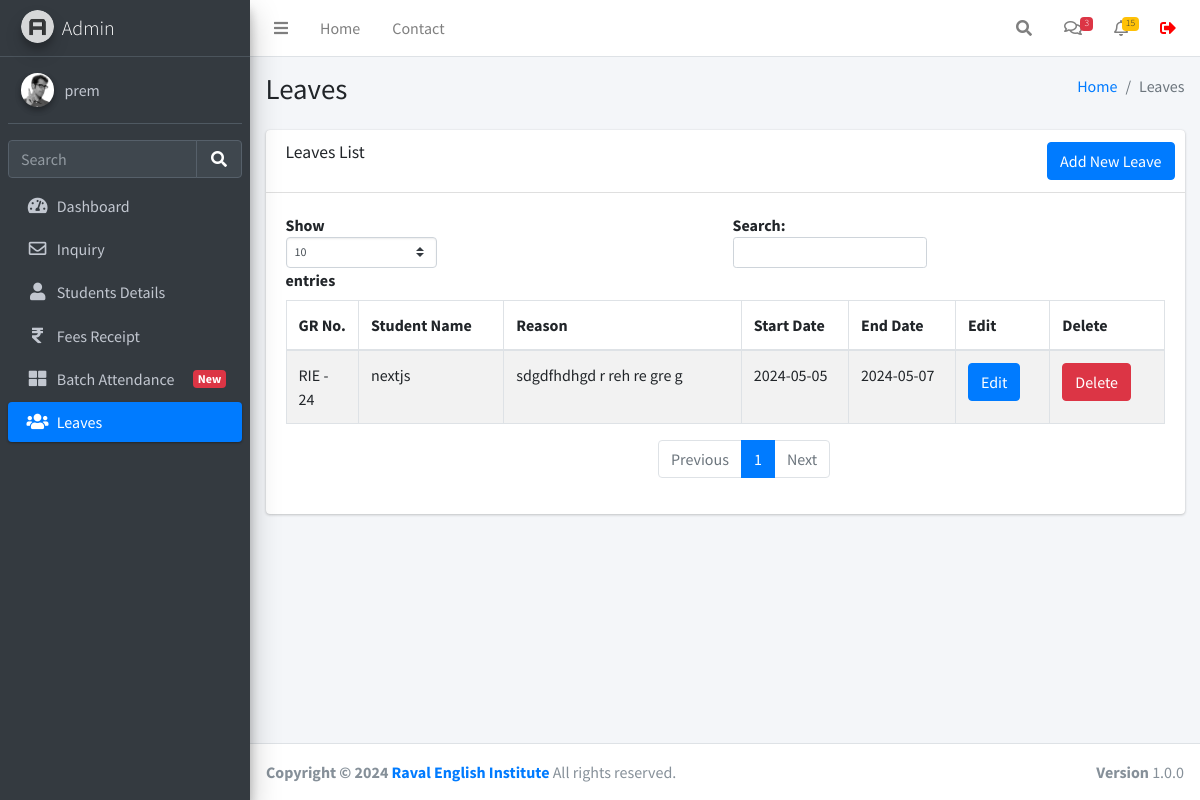
The page /leaves.php (signed in) on the database its author committed.
### tables this page shows
CREATE TABLE `users` (
  `id` int(11) NOT NULL,
  `username` varchar(255) NOT NULL,
  `fullname` varchar(255) NOT NULL,
  `email` varchar(255) NOT NULL,
  `mobile` varchar(255) NOT NULL,
  `password` varchar(255) NOT NULL,
  `created_at` datetime NOT NULL DEFAULT current_timestamp()
);

CREATE TABLE `leaves` (
  `id` int(11) NOT NULL,
  `student_id` int(11) NOT NULL,
  `reason` varchar(255) NOT NULL,
  `start_date` date NOT NULL,
  `end_date` date NOT NULL,
  `created_at` datetime NOT NULL DEFAULT current_timestamp()
);

CREATE TABLE `studentinfo` (
  `id` int(11) NOT NULL,
  `name` varchar(255) DEFAULT NULL,
  `batch` int(11) DEFAULT NULL,
  `batch_name` varchar(255) DEFAULT NULL,
  `father_name` varchar(255) DEFAULT NULL,
  `mother_name` varchar(255) DEFAULT NULL,
  `dob` date DEFAULT NULL,
  `gender` varchar(50) DEFAULT NULL,
  `mobile_number` varchar(15) DEFAULT NULL,
  `fee_status` varchar(50) DEFAULT NULL,
  `profession` varchar(100) DEFAULT NULL,
  `address` varchar(255) DEFAULT NULL,
  `admission_time` date DEFAULT NULL,
  `created_at` datetime NOT NULL DEFAULT current_timestamp(),
  `pending_fees` decimal(10,2) DEFAULT 0.00
);

### function.php (called while the page is built, shortened)
<?php
require_once('db.php');
function selectFromTable($tableName, $columns, $whereConditions) {
    global $db;
    try {
        $sql = "SELECT " . implode(', ', $columns) . " FROM $tableName";
        if (!empty($whereConditions)) {
            $sql .= " WHERE " . implode(' AND ', array_map(function ($col) {
                return "$col = :$col";
            }, array_keys($whereConditions)));
        }
        $stmt = $db->prepare($sql);
        foreach ($whereConditions as $col => $value) {
            $stmt->bindValue(":$col", $value);
        }
        $stmt->execute();
        return $stmt->fetchAll(PDO::FETCH_ASSOC);
    } catch (PDOException $e) {
        return false;
    }
}
?>

### leaves.php (the view, shortened to what this page needs)
<!DOCTYPE html>
<html lang="en">
<head>
</head>
<body>
<?php include('./header.php');
require_once('function.php');
$leavesData = selectFromTable('leaves', ['id', 'student_id', 'reason', 'start_date', 'end_date', 'created_at'], []);
?>
<div class="content-wrapper">
    <div class="content-header">
      <div class="container-fluid">
        <div class="row mb-2">
          <div class="col-sm-6">
            <h1 class="m-0">Leaves</h1>
          </div>
          <div class="col-sm-6">
            <ol class="breadcrumb float-sm-right">
              <li class="breadcrumb-item"><a href="./dashboard.php">Home</a></li>
              <li class="breadcrumb-item active">Leaves</li>
            </ol>
          </div>
        </div>
      </div>
    </div>
    <section class="content">
        <div class="container-fluid">
          <div class="row">
            <div class="col-12">
              <div class="card">
                <div class="card-header">
                  <h3 class="card-title">Leaves List</h3>
                  <div class="card-tools">
                    <a href="./leaveform.php" class="btn btn-primary">Add New Leave</a>
                  </div>
                </div>
                <div class="card-body">
                  <div class="table-responsive">
                    <table id="example1" class="table table-bordered table-striped">
                      <thead>
                        <tr>
                          <th>GR No.</th>
                          <th>Student Name</th>
                          <th>Reason</th>
                          <th>Start Date</th>
                          <th>End Date</th>
                          <th>Edit</th>
                          <th>Delete</th>
                        </tr>
                      </thead>
                      <tbody>
                        <?php foreach ($leavesData as $leave): ?>
                        <tr>
                          <td>RIE - <?php echo htmlspecialchars($leave['student_id']); ?></td>
                          <td><?php
                              $student = selectFromTable('studentinfo', ['name'], ['id' => $leave['student_id']]);
                              echo htmlspecialchars($student[0]['name']);
                          ?></td>
                          <td><?php echo htmlspecialchars($leave['reason']); ?></td>
                          <td><?php echo htmlspecialchars($leave['start_date']); ?></td>
                          <td><?php echo htmlspecialchars($leave['end_date']); ?></td>
                          <td><a href="#" class="btn btn-primary btn-edit" data-id="<?php echo $leave['id']; ?>">Edit</a></td>
                          <td><a href="#" class="btn btn-danger btn-delete" data-id="<?php echo $leave['id']; ?>">Delete</a></td>
                        </tr>
                        <?php endforeach; ?>
                      </tbody>
                    </table>
                  </div>
                </div>
              </div>
            </div>
          </div>
        </div>
    </section>
</div>
<?php include('./footer.php'); ?>
</body>
</html>

### header.php (shortened to what this page needs)
<?php
require_once 'db.php';
$query = $db->prepare("SELECT * FROM users WHERE id = :id");
$query->execute(['id' => $_SESSION['user_id']]);
$user = $query->fetch(PDO::FETCH_ASSOC);
?>
<!DOCTYPE html>
<html lang="en">
<head>
  <link rel="stylesheet" href="./plugins/fontawesome-free/css/all.min.css">
  <link rel="stylesheet" href="https://code.ionicframework.com/ionicons/2.0.1/css/ionicons.min.css">
  <link rel="stylesheet" href="./plugins/icheck-bootstrap/icheck-bootstrap.min.css">
  <link rel="stylesheet" href="./asset/css/adminlte.min.css">
</head>
<body class="hold-transition sidebar-mini layout-fixed">
<div class="wrapper">
  <nav class="main-header navbar navbar-expand navbar-white navbar-light sticky-top">
    <ul class="navbar-nav">
      <li class="nav-item">
        <a class="nav-link" data-widget="pushmenu" href="#" role="button"><i class="fas fa-bars"></i></a>
      </li>
      <li class="nav-item d-none d-sm-inline-block">
        <a href="./dashboard.php" class="nav-link">Home</a>
      </li>
      <li class="nav-item d-none d-sm-inline-block">
        <a href="#" class="nav-link">Contact</a>
      </li>
    </ul>
    <ul class="navbar-nav ml-auto">
      <li class="nav-item">
        <a class="nav-link" data-widget="navbar-search" href="#" role="button">
          <i class="fas fa-search"></i>
        </a>
      </li>
      <li class="nav-item dropdown">
        <a class="nav-link" data-toggle="dropdown" href="#">
          <i class="far fa-comments"></i>
          <span class="badge badge-danger navbar-badge">3</span>
        </a>
      </li>
      <li class="nav-item dropdown">
        <a class="nav-link" data-toggle="dropdown" href="#">
          <i class="far fa-bell"></i>
          <span class="badge badge-warning navbar-badge">15</span>
        </a>
      </li>
      <li class="nav-item">
        <form method="POST">
        <button class="nav-link" type="submit" name="logout" style="
        text-decoration: none;
        border: none;
        background-color: transparent;">
        <i class="fas fa-sign-out-alt" style="color: red;"></i>
        </button>
      </li>
    </ul>
  </nav>
  <aside class="main-sidebar sidebar-dark-primary elevation-4">
    <a href="./dashboard.php" class="brand-link">
      <img src="./asset/img/AdminLTELogo.png" alt="AdminLTE Logo" class="brand-image img-circle elevation-3" style="opacity: .8">
      <span class="brand-text font-weight-light">Admin</span>
    </a>
    <div class="sidebar">
      <div class="user-panel mt-3 pb-3 mb-3 d-flex">
        <div class="image">
          <img src="./asset/img/user2-160x160.jpg" class="img-circle elevation-2" alt="User Image">
        </div>
        <div class="info">
          <a href="./profile.php" class="d-block"><?php echo $user['username']; ?></a>
        </div>
      </div>
      <div class="form-inline">
        <div class="input-group" data-widget="sidebar-search">
          <input class="form-control form-control-sidebar" type="search" placeholder="Search" aria-label="Search">
          <div class="input-group-append">
            <button class="btn btn-sidebar">
              <i class="fas fa-search fa-fw"></i>
            </button>
          </div>
        </div>
      </div>
      <nav class="mt-2">
        <ul class="nav nav-pills nav-sidebar flex-column" data-widget="treeview" role="menu" data-accordion="false">
          <li class="nav-item">
            <a href="./dashboard.php" class="nav-link
            <?php if (strpos($_SERVER['REQUEST_URI'], 'dashboard.php') !== false) {echo "active";}?>">
              <i class="nav-icon fas fa-tachometer-alt"></i>
              <p>
                Dashboard
              </p>
            </a>
          </li>
          <li class="nav-item">
            <a href="./inquiry.php" class="nav-link
            <?php if (strpos($_SERVER['REQUEST_URI'], 'inquiry.php') !== false) {echo "active";}?>">
              <i class="nav-icon far fa-envelope"></i>
              <p>
              Inquiry
              </p>
            </a>
          <li class="nav-item">
            <a href="./studentsdetails.php" class="nav-link
            <?php if (strpos($_SERVER['REQUEST_URI'], 'studentsdetails.php') !== false) {echo "active";}?>">
              <i class="nav-icon fas fa-user"></i>
              <p>
                Students Details
              </p>
            </a>
          </li>
          <li class="nav-item">
            <a href="./fees.php" class="nav-link
            <?php if (strpos($_SERVER['REQUEST_URI'], 'fees.php') !== false) {echo "active";}?>">
            <i class="nav-icon fas fa-rupee-sign"></i>
              <p>
                Fees Receipt
              </p>
            </a>
          </li>
          <li class="nav-item">
            <a href="./batch.php" class="nav-link
            <?php if (strpos($_SERVER['REQUEST_URI'], 'batch.php') !== false) {echo "active";}?>">
            <i class="nav-icon fas fa-th-large"></i>
              <p>
                Batch Attendance
                <span class="badge badge-danger right">New</span>
              </p>
            </a>
          </li>
          <li class="nav-item">
            <a href="./leaves.php" class="nav-link
            <?php if (strpos($_SERVER['REQUEST_URI'], 'leaves.php') !== false) {echo "active";}?>">
              <i class="nav-icon fas fa-users"></i>
              <p>
                Leaves
              </p>
            </a>
          </li>
        </ul>
      </nav>
    </div>
  </aside>

### rows shown on the page
users: username "prem"
leaves: student "24", student.name "nextjs", reason "sdgdfhdhgd r reh re gre g", start_date "2024-05-05", end_date "2024-05-07"
